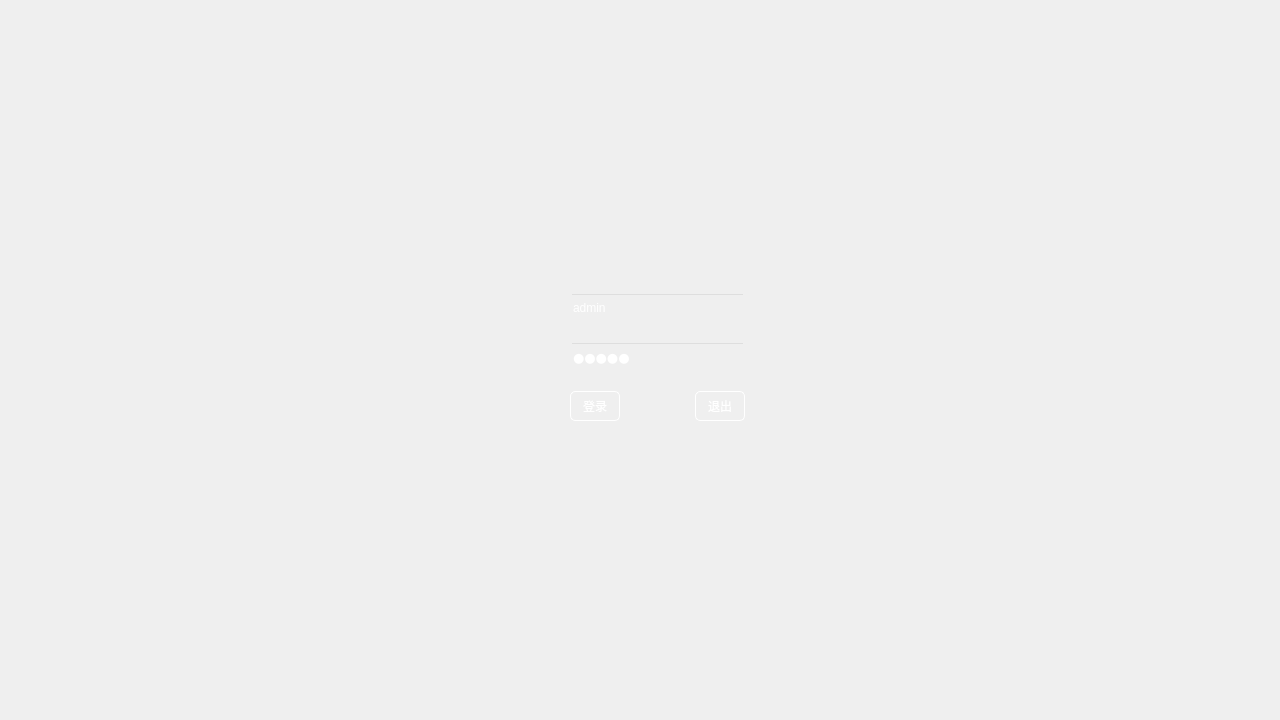
<?xml version="1.0" encoding="UTF-8"?>
<ui version="4.0">
 <class>Form</class>
 <widget class="QWidget" name="Form">
  <property name="geometry">
   <rect>
    <x>0</x>
    <y>0</y>
    <width>1280</width>
    <height>720</height>
   </rect>
  </property>
  <property name="windowTitle">
   <string>登录</string>
  </property>
  <property name="styleSheet">
   <string notr="true">#QWidget{
	background:url(./images/sign2.jpg);
}
QWidget{
border-image:url(./images/sign2.jpg);
}
QTextEdit{
	color:rgb(255,255,255);
	font: 12pt &quot;幼圆&quot;;

}
QPushButton{
	background:transparent;
	border-image:transparent;
    color:white;
	font: 15pt &quot;幼圆&quot;;
	border-color:(255,255,255);
	border-width:1px;
	border-style:outset;
	border-radius:5px;
}
QPushButton:pressed{
	background:transparent;
	border-image:transparent;
    color:white;
	font: 17pt &quot;幼圆&quot;;	
	border-style:inset;
	border-width:2px;
	border-radius:5px;
}
QLabel {
	color:rgb(255,255,255);
	font: 22pt &quot;幼圆&quot;;
}
QLineEdit{
	background:transparent;
	border-image:transparent;
	color:rgb(255,255,255);
	font: 18pt &quot;幼圆&quot;;


}</string>
  </property>
  <layout class="QVBoxLayout" name="verticalLayout_2" stretch="10">
   <item>
    <layout class="QHBoxLayout" name="horizontalLayout" stretch="32,10,30">
     <item>
      <spacer name="horizontalSpacer">
       <property name="orientation">
        <enum>Qt::Horizontal</enum>
       </property>
       <property name="sizeHint" stdset="0">
        <size>
         <width>40</width>
         <height>20</height>
        </size>
       </property>
      </spacer>
     </item>
     <item>
      <layout class="QVBoxLayout" name="verticalLayout" stretch="108,5,5,5,5,15,110">
       <item>
        <spacer name="verticalSpacer">
         <property name="orientation">
          <enum>Qt::Vertical</enum>
         </property>
         <property name="sizeHint" stdset="0">
          <size>
           <width>20</width>
           <height>40</height>
          </size>
         </property>
        </spacer>
       </item>
       <item>
        <layout class="QHBoxLayout" name="horizontalLayout_3">
         <item>
          <widget class="QLineEdit" name="lineEdit_id">
           <property name="minimumSize">
            <size>
             <width>50</width>
             <height>30</height>
            </size>
           </property>
           <property name="text">
            <string>admin</string>
           </property>
          </widget>
         </item>
        </layout>
       </item>
       <item>
        <spacer name="verticalSpacer_2">
         <property name="orientation">
          <enum>Qt::Vertical</enum>
         </property>
         <property name="sizeHint" stdset="0">
          <size>
           <width>20</width>
           <height>40</height>
          </size>
         </property>
        </spacer>
       </item>
       <item>
        <layout class="QHBoxLayout" name="horizontalLayout_2">
         <item>
          <widget class="QLineEdit" name="lineEdit_passwd">
           <property name="minimumSize">
            <size>
             <width>50</width>
             <height>30</height>
            </size>
           </property>
           <property name="font">
            <font>
             <family>幼圆</family>
             <pointsize>10</pointsize>
             <weight>50</weight>
             <italic>false</italic>
             <bold>false</bold>
            </font>
           </property>
           <property name="styleSheet">
            <string notr="true">QLineEdit{
	background:transparent;
	border-image:transparent;
	color:rgb(255,255,255);
	font: 10pt &quot;幼圆&quot;;


}</string>
           </property>
           <property name="text">
            <string>admin</string>
           </property>
           <property name="echoMode">
            <enum>QLineEdit::Password</enum>
           </property>
          </widget>
         </item>
        </layout>
       </item>
       <item>
        <spacer name="verticalSpacer_3">
         <property name="orientation">
          <enum>Qt::Vertical</enum>
         </property>
         <property name="sizeHint" stdset="0">
          <size>
           <width>20</width>
           <height>40</height>
          </size>
         </property>
        </spacer>
       </item>
       <item>
        <layout class="QHBoxLayout" name="horizontalLayout_4">
         <item>
          <widget class="QPushButton" name="pushButton_sign">
           <property name="enabled">
            <bool>true</bool>
           </property>
           <property name="minimumSize">
            <size>
             <width>50</width>
             <height>30</height>
            </size>
           </property>
           <property name="text">
            <string>登录</string>
           </property>
          </widget>
         </item>
         <item>
          <spacer name="horizontalSpacer_3">
           <property name="orientation">
            <enum>Qt::Horizontal</enum>
           </property>
           <property name="sizeHint" stdset="0">
            <size>
             <width>40</width>
             <height>20</height>
            </size>
           </property>
          </spacer>
         </item>
         <item>
          <widget class="QPushButton" name="pushButton_quit">
           <property name="minimumSize">
            <size>
             <width>50</width>
             <height>30</height>
            </size>
           </property>
           <property name="text">
            <string>退出</string>
           </property>
          </widget>
         </item>
        </layout>
       </item>
       <item>
        <spacer name="verticalSpacer_4">
         <property name="orientation">
          <enum>Qt::Vertical</enum>
         </property>
         <property name="sizeHint" stdset="0">
          <size>
           <width>20</width>
           <height>40</height>
          </size>
         </property>
        </spacer>
       </item>
      </layout>
     </item>
     <item>
      <spacer name="horizontalSpacer_4">
       <property name="orientation">
        <enum>Qt::Horizontal</enum>
       </property>
       <property name="sizeHint" stdset="0">
        <size>
         <width>40</width>
         <height>20</height>
        </size>
       </property>
      </spacer>
     </item>
    </layout>
   </item>
  </layout>
 </widget>
 <resources/>
 <connections/>
</ui>
